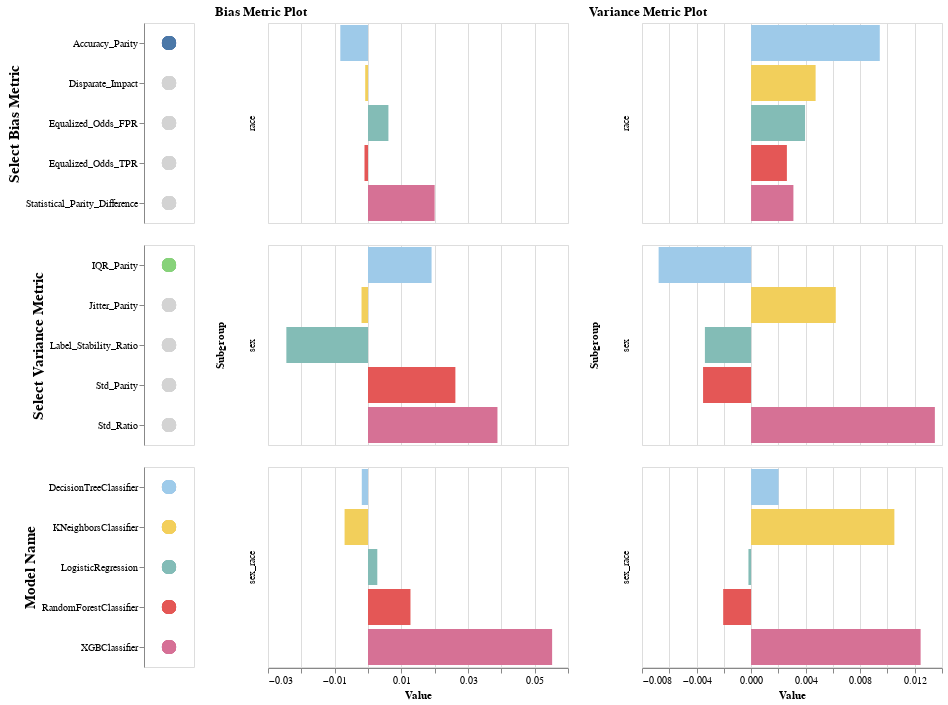

Notebook code cell kept with this figure:
### Code cell
(
    alt.hconcat(
        alt.vconcat(
            select_bias_metric_legend.properties(height=200, width=50),
            select_variance_metric_legend.properties(height=200, width=50),
            bias_color_legend.properties(height=200, width=50),
        ),
        models_bias_metrics_chart.properties(height=200, width=300, title="Bias Metric Plot"),
        models_variance_metrics_chart.properties(height=200, width=300, title="Variance Metric Plot"),
    )
)

### Figure 1 — Vega-Lite specification as saved in the notebook (floating-point values rounded to 4 significant figures)
{"config": {"view": {"continuousWidth": 400, "continuousHeight": 300}}, "hconcat": [{"vconcat": [{"data": {"name": "data-404db60f0c6f279d793430293275f652"}, "mark": {"type": "circle", "size": 200}, "encoding": {"color": {"condition": {"field": "Metric", "legend": null, "scale": {"scheme": "tableau20"}, "type": "nominal", "selection": "selector001"}, "value": "lightgray"}, "y": {"axis": {"title": "Select Bias Metric", "titleFontSize": 15}, "field": "Metric", "type": "nominal"}}, "height": 200, "selection": {"selector001": {"type": "single", "fields": ["Metric"], "init": {"Metric": "Accuracy_Parity"}, "empty": "none"}}, "width": 50}, {"data": {"name": "data-f1f6c99a2149d038744614a52c562eb6"}, "mark": {"type": "circle", "size": 200}, "encoding": {"color": {"condition": {"field": "Metric", "legend": null, "scale": {"scheme": "tableau20"}, "type": "nominal", "selection": "selector002"}, "value": "lightgray"}, "y": {"axis": {"title": "Select Variance Metric", "titleFontSize": 15}, "field": "Metric", "type": "nominal"}}, "height": 200, "selection": {"selector002": {"type": "single", "fields": ["Metric"], "init": {"Metric": "IQR_Parity"}, "empty": "none"}}, "width": 50}, {"data": {"name": "data-404db60f0c6f279d793430293275f652"}, "mark": {"type": "circle", "size": 200}, "encoding": {"color": {"field": "Model_Name", "scale": {"scheme": "tableau20"}, "type": "nominal"}, "y": {"axis": {"title": "Model Name", "titleFontSize": 15}, "field": "Model_Name", "type": "nominal"}}, "height": 200, "width": 50}]}, {"data": {"name": "data-404db60f0c6f279d793430293275f652"}, "mark": "bar", "encoding": {"color": {"field": "Model_Name", "scale": {"scheme": "tableau20"}, "type": "nominal"}, "row": {"field": "Subgroup", "type": "nominal"}, "x": {"field": "Value", "type": "quantitative"}, "y": {"axis": null, "field": "Model_Name", "type": "nominal"}}, "height": 200, "title": "Bias Metric Plot", "transform": [{"filter": {"selection": "selector001"}}], "width": 300}, {"data": {"name": "data-f1f6c99a2149d038744614a52c562eb6"}, "mark": "bar", "encoding": {"color": {"field": "Model_Name", "scale": {"scheme": "tableau20"}, "type": "nominal"}, "row": {"field": "Subgroup", "type": "nominal"}, "x": {"field": "Value", "type": "quantitative"}, "y": {"axis": null, "field": "Model_Name", "type": "nominal"}}, "height": 200, "title": "Variance Metric Plot", "transform": [{"filter": {"selection": "selector002"}}], "width": 300}], "$schema": "https://vega.github.io/schema/vega-lite/v4.17.0.json", "datasets": {"data-404db60f0c6f279d793430293275f652": [{"Metric": "Equalized_Odds_TPR", "Model_Name": "LogisticRegression", "Subgroup": "sex", "Value": -0.1448}, {"Metric": "Equalized_Odds_FPR", "Model_Name": "LogisticRegression", "Subgroup": "sex", "Value": -0.02227}, {"Metric": "Disparate_Impact", "Model_Name": "LogisticRegression", "Subgroup": "sex", "Value": 1.062}, {"Metric": "Statistical_Parity_Difference", "Model_Name": "LogisticRegression", "Subgroup": "sex", "Value": 0.05766}, {"Metric": "Accuracy_Parity", "Model_Name": "LogisticRegression", "Subgroup": "sex", "Value": -0.02449}, {"Metric": "Equalized_Odds_TPR", "Model_Name": "DecisionTreeClassifier", "Subgroup": "sex", "Value": -0.1062}, {"Metric": "Equalized_Odds_FPR", "Model_Name": "DecisionTreeClassifier", "Subgroup": "sex", "Value": -0.08806}, {"Metric": "Disparate_Impact", "Model_Name": "DecisionTreeClassifier", "Subgroup": "sex", "Value": 0.8798}, {"Metric": "Statistical_Parity_Difference", "Model_Name": "DecisionTreeClassifier", "Subgroup": "sex", "Value": -0.1109}, {"Metric": "Accuracy_Parity", "Model_Name": "DecisionTreeClassifier", "Subgroup": "sex", "Value": 0.01907}, {"Metric": "Equalized_Odds_TPR", "Model_Name": "RandomForestClassifier", "Subgroup": "sex", "Value": -0.122}, {"Metric": "Equalized_Odds_FPR", "Model_Name": "RandomForestClassifier", "Subgroup": "sex", "Value": -0.0745}, {"Metric": "Disparate_Impact", "Model_Name": "RandomForestClassifier", "Subgroup": "sex", "Value": 0.9524}, {"Metric": "Statistical_Parity_Difference", "Model_Name": "RandomForestClassifier", "Subgroup": "sex", "Value": -0.03942}, {"Metric": "Accuracy_Parity", "Model_Name": "RandomForestClassifier", "Subgroup": "sex", "Value": 0.02622}, {"Metric": "Equalized_Odds_TPR", "Model_Name": "XGBClassifier", "Subgroup": "sex", "Value": -0.02932}, {"Metric": "Equalized_Odds_FPR", "Model_Name": "XGBClassifier", "Subgroup": "sex", "Value": -0.05255}, {"Metric": "Disparate_Impact", "Model_Name": "XGBClassifier", "Subgroup": "sex", "Value": 1.143}, {"Metric": "Statistical_Parity_Difference", "Model_Name": "XGBClassifier", "Subgroup": "sex", "Value": 0.1302}, {"Metric": "Accuracy_Parity", "Model_Name": "XGBClassifier", "Subgroup": "sex", "Value": 0.03884}, {"Metric": "Equalized_Odds_TPR", "Model_Name": "KNeighborsClassifier", "Subgroup": "sex", "Value": -0.1457}, {"Metric": "Equalized_Odds_FPR", "Model_Name": "KNeighborsClassifier", "Subgroup": "sex", "Value": -0.04802}, {"Metric": "Disparate_Impact", "Model_Name": "KNeighborsClassifier", "Subgroup": "sex", "Value": 0.983}, {"Metric": "Statistical_Parity_Difference", "Model_Name": "KNeighborsClassifier", "Subgroup": "sex", "Value": -0.01527}, {"Metric": "Accuracy_Parity", "Model_Name": "KNeighborsClassifier", "Subgroup": "sex", "Value": -0.001943}, {"Metric": "Equalized_Odds_TPR", "Model_Name": "LogisticRegression", "Subgroup": "race", "Value": 0.2652}, {"Metric": "Equalized_Odds_FPR", "Model_Name": "LogisticRegression", "Subgroup": "race", "Value": 0.1586}, {"Metric": "Disparate_Impact", "Model_Name": "LogisticRegression", "Subgroup": "race", "Value": 1.312}, {"Metric": "Statistical_Parity_Difference", "Model_Name": "LogisticRegression", "Subgroup": "race", "Value": 0.2417}, {"Metric": "Accuracy_Parity", "Model_Name": "LogisticRegression", "Subgroup": "race", "Value": 0.006125}, {"Metric": "Equalized_Odds_TPR", "Model_Name": "DecisionTreeClassifier", "Subgroup": "race", "Value": 0.2487}, {"Metric": "Equalized_Odds_FPR", "Model_Name": "DecisionTreeClassifier", "Subgroup": "race", "Value": 0.1833}, {"Metric": "Disparate_Impact", "Model_Name": "DecisionTreeClassifier", "Subgroup": "race", "Value": 1.449}, {"Metric": "Statistical_Parity_Difference", "Model_Name": "DecisionTreeClassifier", "Subgroup": "race", "Value": 0.3126}, {"Metric": "Accuracy_Parity", "Model_Name": "DecisionTreeClassifier", "Subgroup": "race", "Value": -0.008307}, {"Metric": "Equalized_Odds_TPR", "Model_Name": "RandomForestClassifier", "Subgroup": "race", "Value": 0.1549}, {"Metric": "Equalized_Odds_FPR", "Model_Name": "RandomForestClassifier", "Subgroup": "race", "Value": 0.0933}, {"Metric": "Disparate_Impact", "Model_Name": "RandomForestClassifier", "Subgroup": "race", "Value": 1.166}, {"Metric": "Statistical_Parity_Difference", "Model_Name": "RandomForestClassifier", "Subgroup": "race", "Value": 0.1234}, {"Metric": "Accuracy_Parity", "Model_Name": "RandomForestClassifier", "Subgroup": "race", "Value": -0.001054}, {"Metric": "Equalized_Odds_TPR", "Model_Name": "XGBClassifier", "Subgroup": "race", "Value": 0.2108}, {"Metric": "Equalized_Odds_FPR", "Model_Name": "XGBClassifier", "Subgroup": "race", "Value": 0.1021}, {"Metric": "Disparate_Impact", "Model_Name": "XGBClassifier", "Subgroup": "race", "Value": 1.178}, {"Metric": "Statistical_Parity_Difference", "Model_Name": "XGBClassifier", "Subgroup": "race", "Value": 0.1476}, {"Metric": "Accuracy_Parity", "Model_Name": "XGBClassifier", "Subgroup": "race", "Value": 0.01999}, {"Metric": "Equalized_Odds_TPR", "Model_Name": "KNeighborsClassifier", "Subgroup": "race", "Value": 0.1988}, {"Metric": "Equalized_Odds_FPR", "Model_Name": "KNeighborsClassifier", "Subgroup": "race", "Value": 0.1321}, {"Metric": "Disparate_Impact", "Model_Name": "KNeighborsClassifier", "Subgroup": "race", "Value": 1.323}, {"Metric": "Statistical_Parity_Difference", "Model_Name": "KNeighborsClassifier", "Subgroup": "race", "Value": 0.2395}, {"Metric": "Accuracy_Parity", "Model_Name": "KNeighborsClassifier", "Subgroup": "race", "Value": -0.0008372}, {"Metric": "Equalized_Odds_TPR", "Model_Name": "LogisticRegression", "Subgroup": "sex_race", "Value": 0.1449}, {"Metric": "Equalized_Odds_FPR", "Model_Name": "LogisticRegression", "Subgroup": "sex_race", "Value": 0.08788}, {"Metric": "Disparate_Impact", "Model_Name": "LogisticRegression", "Subgroup": "sex_race", "Value": 1.354}, {"Metric": "Statistical_Parity_Difference", "Model_Name": "LogisticRegression", "Subgroup": "sex_race", "Value": 0.2612}, {"Metric": "Accuracy_Parity", "Model_Name": "LogisticRegression", "Subgroup": "sex_race", "Value": 0.00279}, {"Metric": "Equalized_Odds_TPR", "Model_Name": "DecisionTreeClassifier", "Subgroup": "sex_race", "Value": 0.1463}, {"Metric": "Equalized_Odds_FPR", "Model_Name": "DecisionTreeClassifier", "Subgroup": "sex_race", "Value": 0.09487}, {"Metric": "Disparate_Impact", "Model_Name": "DecisionTreeClassifier", "Subgroup": "sex_race", "Value": 1.33}, {"Metric": "Statistical_Parity_Difference", "Model_Name": "DecisionTreeClassifier", "Subgroup": "sex_race", "Value": 0.2382}, {"Metric": "Accuracy_Parity", "Model_Name": "DecisionTreeClassifier", "Subgroup": "sex_race", "Value": -0.001865}, {"Metric": "Equalized_Odds_TPR", "Model_Name": "RandomForestClassifier", "Subgroup": "sex_race", "Value": 0.006944}, {"Metric": "Equalized_Odds_FPR", "Model_Name": "RandomForestClassifier", "Subgroup": "sex_race", "Value": 0.01446}, {"Metric": "Disparate_Impact", "Model_Name": "RandomForestClassifier", "Subgroup": "sex_race", "Value": 1.143}, {"Metric": "Statistical_Parity_Difference", "Model_Name": "RandomForestClassifier", "Subgroup": "sex_race", "Value": 0.1071}, {"Metric": "Accuracy_Parity", "Model_Name": "RandomForestClassifier", "Subgroup": "sex_race", "Value": 0.01274}, {"Metric": "Equalized_Odds_TPR", "Model_Name": "XGBClassifier", "Subgroup": "sex_race", "Value": 0.1578}, {"Metric": "Equalized_Odds_FPR", "Model_Name": "XGBClassifier", "Subgroup": "sex_race", "Value": 0.02319}, {"Metric": "Disparate_Impact", "Model_Name": "XGBClassifier", "Subgroup": "sex_race", "Value": 1.354}, {"Metric": "Statistical_Parity_Difference", "Model_Name": "XGBClassifier", "Subgroup": "sex_race", "Value": 0.2804}, {"Metric": "Accuracy_Parity", "Model_Name": "XGBClassifier", "Subgroup": "sex_race", "Value": 0.05524}, {"Metric": "Equalized_Odds_TPR", "Model_Name": "KNeighborsClassifier", "Subgroup": "sex_race", "Value": 0.05543}, {"Metric": "Equalized_Odds_FPR", "Model_Name": "KNeighborsClassifier", "Subgroup": "sex_race", "Value": 0.08205}, {"Metric": "Disparate_Impact", "Model_Name": "KNeighborsClassifier", "Subgroup": "sex_race", "Value": 1.506}, {"Metric": "Statistical_Parity_Difference", "Model_Name": "KNeighborsClassifier", "Subgroup": "sex_race", "Value": 0.3824}, {"Metric": "Accuracy_Parity", "Model_Name": "KNeighborsClassifier", "Subgroup": "sex_race", "Value": -0.007028}], "data-f1f6c99a2149d038744614a52c562eb6": [{"Metric": "Label_Stability_Ratio", "Model_Name": "LogisticRegression", "Subgroup": "sex", "Value": 1.005}, {"Metric": "IQR_Parity", "Model_Name": "LogisticRegression", "Subgroup": "sex", "Value": -0.003387}, {"Metric": "Std_Parity", "Model_Name": "LogisticRegression", "Subgroup": "sex", "Value": -0.002457}, {"Metric": "Std_Ratio", "Model_Name": "LogisticRegression", "Subgroup": "sex", "Value": 0.8935}, {"Metric": "Jitter_Parity", "Model_Name": "LogisticRegression", "Subgroup": "sex", "Value": -0.003656}, {"Metric": "Label_Stability_Ratio", "Model_Name": "DecisionTreeClassifier", "Subgroup": "sex", "Value": 0.9859}, {"Metric": "IQR_Parity", "Model_Name": "DecisionTreeClassifier", "Subgroup": "sex", "Value": -0.006781}, {"Metric": "Std_Parity", "Model_Name": "DecisionTreeClassifier", "Subgroup": "sex", "Value": -0.003718}, {"Metric": "Std_Ratio", "Model_Name": "DecisionTreeClassifier", "Subgroup": "sex", "Value": 0.9557}, {"Metric": "Jitter_Parity", "Model_Name": "DecisionTreeClassifier", "Subgroup": "sex", "Value": 0.002164}, {"Metric": "Label_Stability_Ratio", "Model_Name": "RandomForestClassifier", "Subgroup": "sex", "Value": 0.9899}, {"Metric": "IQR_Parity", "Model_Name": "RandomForestClassifier", "Subgroup": "sex", "Value": -0.003521}, {"Metric": "Std_Parity", "Model_Name": "RandomForestClassifier", "Subgroup": "sex", "Value": -0.002566}, {"Metric": "Std_Ratio", "Model_Name": "RandomForestClassifier", "Subgroup": "sex", "Value": 0.9367}, {"Metric": "Jitter_Parity", "Model_Name": "RandomForestClassifier", "Subgroup": "sex", "Value": 0.007469}, {"Metric": "Label_Stability_Ratio", "Model_Name": "XGBClassifier", "Subgroup": "sex", "Value": 0.9239}, {"Metric": "IQR_Parity", "Model_Name": "XGBClassifier", "Subgroup": "sex", "Value": 0.01348}, {"Metric": "Std_Parity", "Model_Name": "XGBClassifier", "Subgroup": "sex", "Value": 0.007642}, {"Metric": "Std_Ratio", "Model_Name": "XGBClassifier", "Subgroup": "sex", "Value": 1.129}, {"Metric": "Jitter_Parity", "Model_Name": "XGBClassifier", "Subgroup": "sex", "Value": 0.04374}, {"Metric": "Label_Stability_Ratio", "Model_Name": "KNeighborsClassifier", "Subgroup": "sex", "Value": 0.9611}, {"Metric": "IQR_Parity", "Model_Name": "KNeighborsClassifier", "Subgroup": "sex", "Value": 0.00621}, {"Metric": "Std_Parity", "Model_Name": "KNeighborsClassifier", "Subgroup": "sex", "Value": 0.0001792}, {"Metric": "Std_Ratio", "Model_Name": "KNeighborsClassifier", "Subgroup": "sex", "Value": 1.002}, {"Metric": "Jitter_Parity", "Model_Name": "KNeighborsClassifier", "Subgroup": "sex", "Value": 0.01638}, {"Metric": "Label_Stability_Ratio", "Model_Name": "LogisticRegression", "Subgroup": "race", "Value": 0.9845}, {"Metric": "IQR_Parity", "Model_Name": "LogisticRegression", "Subgroup": "race", "Value": 0.003958}, {"Metric": "Std_Parity", "Model_Name": "LogisticRegression", "Subgroup": "race", "Value": 0.00255}, {"Metric": "Std_Ratio", "Model_Name": "LogisticRegression", "Subgroup": "race", "Value": 1.121}, {"Metric": "Jitter_Parity", "Model_Name": "LogisticRegression", "Subgroup": "race", "Value": 0.01197}, {"Metric": "Label_Stability_Ratio", "Model_Name": "DecisionTreeClassifier", "Subgroup": "race", "Value": 0.9685}, {"Metric": "IQR_Parity", "Model_Name": "DecisionTreeClassifier", "Subgroup": "race", "Value": 0.009437}, {"Metric": "Std_Parity", "Model_Name": "DecisionTreeClassifier", "Subgroup": "race", "Value": 0.007724}, {"Metric": "Std_Ratio", "Model_Name": "DecisionTreeClassifier", "Subgroup": "race", "Value": 1.098}, {"Metric": "Jitter_Parity", "Model_Name": "DecisionTreeClassifier", "Subgroup": "race", "Value": 0.02293}, {"Metric": "Label_Stability_Ratio", "Model_Name": "RandomForestClassifier", "Subgroup": "race", "Value": 0.9879}, {"Metric": "IQR_Parity", "Model_Name": "RandomForestClassifier", "Subgroup": "race", "Value": 0.002625}, {"Metric": "Std_Parity", "Model_Name": "RandomForestClassifier", "Subgroup": "race", "Value": 0.001872}, {"Metric": "Std_Ratio", "Model_Name": "RandomForestClassifier", "Subgroup": "race", "Value": 1.048}, {"Metric": "Jitter_Parity", "Model_Name": "RandomForestClassifier", "Subgroup": "race", "Value": 0.00626}, {"Metric": "Label_Stability_Ratio", "Model_Name": "XGBClassifier", "Subgroup": "race", "Value": 1.0}, {"Metric": "IQR_Parity", "Model_Name": "XGBClassifier", "Subgroup": "race", "Value": 0.003103}, {"Metric": "Std_Parity", "Model_Name": "XGBClassifier", "Subgroup": "race", "Value": 0.003178}, {"Metric": "Std_Ratio", "Model_Name": "XGBClassifier", "Subgroup": "race", "Value": 1.054}, {"Metric": "Jitter_Parity", "Model_Name": "XGBClassifier", "Subgroup": "race", "Value": 0.002276}, {"Metric": "Label_Stability_Ratio", "Model_Name": "KNeighborsClassifier", "Subgroup": "race", "Value": 0.9355}, {"Metric": "IQR_Parity", "Model_Name": "KNeighborsClassifier", "Subgroup": "race", "Value": 0.004732}, {"Metric": "Std_Parity", "Model_Name": "KNeighborsClassifier", "Subgroup": "race", "Value": 0.004726}, {"Metric": "Std_Ratio", "Model_Name": "KNeighborsClassifier", "Subgroup": "race", "Value": 1.041}, {"Metric": "Jitter_Parity", "Model_Name": "KNeighborsClassifier", "Subgroup": "race", "Value": 0.03375}, {"Metric": "Label_Stability_Ratio", "Model_Name": "LogisticRegression", "Subgroup": "sex_race", "Value": 0.9928}, {"Metric": "IQR_Parity", "Model_Name": "LogisticRegression", "Subgroup": "sex_race", "Value": -0.0001944}, {"Metric": "Std_Parity", "Model_Name": "LogisticRegression", "Subgroup": "sex_race", "Value": -0.0005871}, {"Metric": "Std_Ratio", "Model_Name": "LogisticRegression", "Subgroup": "sex_race", "Value": 0.9723}, {"Metric": "Jitter_Parity", "Model_Name": "LogisticRegression", "Subgroup": "sex_race", "Value": 0.006421}, {"Metric": "Label_Stability_Ratio", "Model_Name": "DecisionTreeClassifier", "Subgroup": "sex_race", "Value": 0.947}, {"Metric": "IQR_Parity", "Model_Name": "DecisionTreeClassifier", "Subgroup": "sex_race", "Value": 0.002019}, {"Metric": "Std_Parity", "Model_Name": "DecisionTreeClassifier", "Subgroup": "sex_race", "Value": 0.002735}, {"Metric": "Std_Ratio", "Model_Name": "DecisionTreeClassifier", "Subgroup": "sex_race", "Value": 1.035}, {"Metric": "Jitter_Parity", "Model_Name": "DecisionTreeClassifier", "Subgroup": "sex_race", "Value": 0.03055}, {"Metric": "Label_Stability_Ratio", "Model_Name": "RandomForestClassifier", "Subgroup": "sex_race", "Value": 0.9718}, {"Metric": "IQR_Parity", "Model_Name": "RandomForestClassifier", "Subgroup": "sex_race", "Value": -0.002046}, {"Metric": "Std_Parity", "Model_Name": "RandomForestClassifier", "Subgroup": "sex_race", "Value": -0.001593}, {"Metric": "Std_Ratio", "Model_Name": "RandomForestClassifier", "Subgroup": "sex_race", "Value": 0.9592}, {"Metric": "Jitter_Parity", "Model_Name": "RandomForestClassifier", "Subgroup": "sex_race", "Value": 0.01664}, {"Metric": "Label_Stability_Ratio", "Model_Name": "XGBClassifier", "Subgroup": "sex_race", "Value": 0.9337}, {"Metric": "IQR_Parity", "Model_Name": "XGBClassifier", "Subgroup": "sex_race", "Value": 0.01243}, {"Metric": "Std_Parity", "Model_Name": "XGBClassifier", "Subgroup": "sex_race", "Value": 0.007498}, {"Metric": "Std_Ratio", "Model_Name": "XGBClassifier", "Subgroup": "sex_race", "Value": 1.135}, {"Metric": "Jitter_Parity", "Model_Name": "XGBClassifier", "Subgroup": "sex_race", "Value": 0.04192}, {"Metric": "Label_Stability_Ratio", "Model_Name": "KNeighborsClassifier", "Subgroup": "sex_race", "Value": 0.8909}, {"Metric": "IQR_Parity", "Model_Name": "KNeighborsClassifier", "Subgroup": "sex_race", "Value": 0.01051}, {"Metric": "Std_Parity", "Model_Name": "KNeighborsClassifier", "Subgroup": "sex_race", "Value": 0.005407}, {"Metric": "Std_Ratio", "Model_Name": "KNeighborsClassifier", "Subgroup": "sex_race", "Value": 1.047}, {"Metric": "Jitter_Parity", "Model_Name": "KNeighborsClassifier", "Subgroup": "sex_race", "Value": 0.0526}]}}
